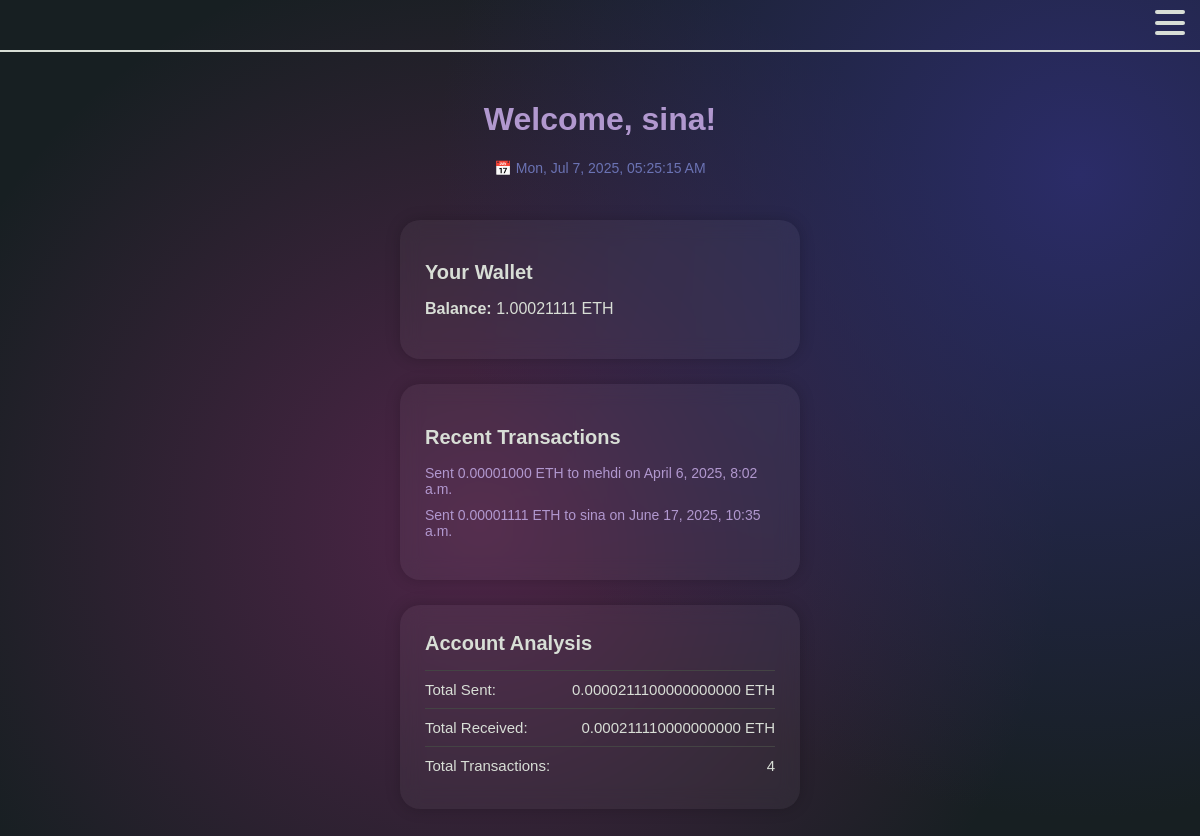
/users/dashboard/ (signed in), run on the app's committed database.
### users/models.py (models this page shows, shortened)
class CustomUser(AbstractUser):
    wallet_balance = models.DecimalField(max_digits=20, decimal_places=8, default=0.0)

### wallet/models.py (models this page shows, shortened)
class Wallet(models.Model):
    user = models.OneToOneField(settings.AUTH_USER_MODEL, on_delete=models.CASCADE)
    balance = models.DecimalField(max_digits=20, decimal_places=8, default=0.0)

class Transaction(models.Model):
    sender = models.ForeignKey(settings.AUTH_USER_MODEL, related_name="sent_transactions", on_delete=models.CASCADE)
    receiver = models.ForeignKey(settings.AUTH_USER_MODEL, related_name="received_transactions", on_delete=models.CASCADE)
    amount = models.DecimalField(max_digits=20, decimal_places=8)
    timestamp = models.DateTimeField(auto_now_add=True)

### users/views.py (the view)
# urls.py: path('dashboard/', DashboardView.as_view(), name='dashboard'),
class DashboardView(LoginRequiredMixin, View):
    def get(self, request):
        wallet = Wallet.objects.get(user=request.user)  # Get user's wallet
        transactions = Transaction.objects.filter(sender=request.user)[:5]  # Last 5 transactions
        sent_total = Transaction.objects.filter(sender=request.user).aggregate(total=Sum('amount'))['total'] or 0
        received_total = Transaction.objects.filter(receiver=request.user).aggregate(total=Sum('amount'))['total'] or 0
        tx_count = Transaction.objects.filter(Q(sender=request.user) | Q(receiver=request.user)).count()
        total_transactions = Transaction.objects.filter(sender=request.user).count() + \
                             Transaction.objects.filter(receiver=request.user).count()
        context = {
            'wallet': wallet,
            'transactions': transactions,
            'sent_total': sent_total,
            'received_total': received_total,
            'tx_count': tx_count,
            'total_transactions': total_transactions,
        }
        return render(request, 'users/dashboard.html', context)

### users/templates/users/dashboard.html (shortened to what this page needs)
{% load static %}
<!DOCTYPE html>
<html lang="en">
<head>
    <link rel="stylesheet" href="{% static 'css/dashboard.css' %}">
</head>
<body>
<div class="container">
    <nav class="navbar">
        <label for="nav-toggle" class="nav-toggle-label">
            <span></span>
            <span></span>
            <span></span>
        </label>
    </nav>
    <header>
        <h1>Welcome, {{ request.user.username }}!</h1>
        <p id="clock" class="timestamp">📅</p>
    </header>
    <div class="glass-box">
        <h2>Your Wallet</h2>
        <p><strong>Balance:</strong> {{ wallet.balance }} ETH</p>
    </div>
    <div class="glass-box">
        <h2>Recent Transactions</h2>
        {% if transactions %}
            <ul class="transaction-list">
                {% for tx in transactions %}
                    <li>
                        Sent {{ tx.amount }} ETH to {{ tx.receiver.username }} on {{ tx.timestamp }}
                    </li>
                {% endfor %}
            </ul>
        {% else %}
            <p>No recent transactions.</p>
        {% endif %}
    </div>
    <div class="glass-box account-analysis">
        <h2>Account Analysis</h2>
        <div class="analysis-item">
            <span>Total Sent:</span>
            <span>{{ sent_total }} ETH</span>
        </div>
        <div class="analysis-item">
            <span>Total Received:</span>
            <span>{{ received_total }} ETH</span>
        </div>
        <div class="analysis-item">
            <span>Total Transactions:</span>
            <span>{{ total_transactions }}</span>
        </div>
    </div>
</div>
</body>
</html>

### static/css/dashboard.css (style rules this page uses)
* { box-sizing: border-box; direction: ltr; font-family: sans-serif; }
body { background: radial-gradient(circle at 90% 20%, #2b2c68, transparent 50%), radial-gradient(circle at 40% 60%, #b02f8b5d, transparent 65%), #171f22; min-height: 100vh; margin: 0; overflow-x: hidden; overflow-y: auto; }
.container { display: flex; flex-direction: column; align-items: center; padding: 80px 15px 40px; min-height: 100vh; width: 100vw; }
.navbar { width: 100%; background-color: transparent; padding: 25px 0; border-bottom: 2px solid #d8ded6; position: fixed; top: 0; z-index: 1000; }
.nav-toggle-label { position: absolute; top: 10px; right: 15px; cursor: pointer; width: 30px; height: 25px; display: flex; flex-direction: column; justify-content: space-between; }
.nav-toggle-label span { background: #d8ded6; height: 4px; border-radius: 2px; transition: all 0.3s ease-in-out; }
header { text-align: center; margin-bottom: 30px; }
h1 { color: #b198cf; font-size: 32px; }
.timestamp { color: #6b73b4; font-size: 14px; margin-top: 5px; }
.glass-box { background: rgba(255, 255, 255, 0.042); backdrop-filter: blur(10px); box-shadow: 0 0 15px rgba(0, 0, 0, 0.2); border-radius: 20px; padding: 25px; width: 100%; max-width: 400px; margin-bottom: 25px; color: #d8ded6; transition: 0.4s; }
h2 { font-size: 20px; margin-bottom: 15px; color: #d8ded6; }
.transaction-list { list-style: none; padding: 0; }
.transaction-list li { margin-bottom: 10px; font-size: 14px; color: #b198cf; }
.account-analysis { padding-top: 10px; }
.analysis-item { display: flex; justify-content: space-between; padding: 10px 0; border-top: 1px solid #444; font-size: 15px; color: #d8ded6; }

### data on the page
CustomUser: user.username "sina"
Wallet: balance "1.00021111"
Transaction: amount "0.00001000", receiver.username "mehdi", timestamp "April 6, 2025, 8:02 a.m."
Transaction: amount "0.00001111", receiver.username "sina", timestamp "June 17, 2025, 10:35 a.m."

### other printed values
{{ sent_total }} "0.0000211100000000000"
{{ received_total }} "0.000211110000000000"
{{ total_transactions }} "4"
